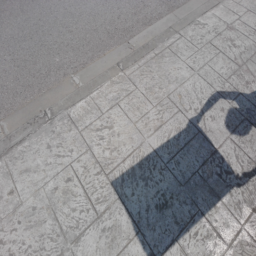
%> input picture boundary_smooth/122.png, 256 x 256 px
$ octave getRTVdenMask.m   (GNU Octave 9; MATLAB toolbox functions it lacks are replaced by stand-ins)
%> lines starting %> are read from the running program, lines starting %| are printed output that depends on the picture
%> further down, input is the input picture: size 256x256x3 uint8; mean R, G, B 140.7, 140.7, 142.8
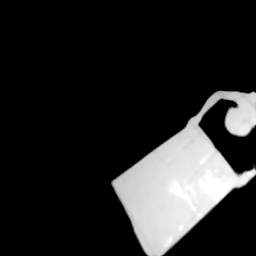
%> input picture boundary_smooth/122_mask.png, 256 x 256 px
%> further down, I is the input picture: size 256x256 uint8; min 0, max 255, mean 37.8
### boundary_smooth/RTV/tsmooth.m
function [S, Wts1, Wts2] = tsmooth(I,lambda,sigma,sharpness,maxIter)
%> called with lambda = 0.01, sigma = 0.02
%tsmooth - Structure Extraction from Texture via Relative Total Variation
%   S = tsmooth(I, lambda, sigma, maxIter) extracts structure S from
%   structure+texture input I, with smoothness weight lambda, scale
%   parameter sigma and iteration number maxIter.
%
%   Paras:
%   @I         : Input UINT8 image, both grayscale and color images are acceptable.
%   @lambda    : Parameter controlling the degree of smooth.
%                Range (0, 0.05], 0.01 by default.
%   @sigma     : Parameter specifying the maximum size of texture elements.
%                Range (0, 6], 3 by defalut.
%   @sharpness : Parameter controlling the sharpness of the final results,
%                which corresponds to \epsilon_s in the paper [1]. The smaller the value, the sharper the result.
%                Range (1e-3, 0.03], 0.02 by defalut.
%   @maxIter   : Number of itearations, 4 by default.
%
%   Example
%   ==========
%   I  = imread('Bishapur_zan.jpg');
%   S  = tsmooth(I); % Default Parameters (lambda = 0.01, sigma = 3, sharpness = 0.02, maxIter = 4)
%   figure, imshow(I), figure, imshow(S);
%
%   ==========
%   The Code is created based on the method described in the following paper
%   [1] "Structure Extraction from Texture via Relative Total Variation", Li Xu, Qiong Yan, Yang Xia, Jiaya Jia, ACM Transactions on Graphics,
%   (SIGGRAPH Asia 2012), 2012.
%   The code and the algorithm are for non-comercial use only.
%
%   Author: Li Xu (xuli@cse.cuhk.edu.hk)
%   Date  : 08/25/2012
%   Version : 1.0
%   Copyright 2012, The Chinese University of Hong Kong.
%

    if (~exist('lambda','var'))
       lambda=0.01;
    end
    if (~exist('sigma','var'))
       sigma=3.0;
    end
    if (~exist('sharpness','var'))
        sharpness = 0.02;
    end
    if (~exist('maxIter','var'))
       maxIter=4;
    end
    I = im2double(I);
%> I: size 256x256x3 double
    x = I;
    sigma_iter = sigma;
    lambda = lambda/2.0;
    dec=2.0;
    for iter = 1:maxIter
        [wx, wy, wtb_inv, ret_inv] = computeTextureWeights(x, sigma_iter, sharpness);
        x = solveLinearEquation(I, wx, wy, lambda);
        sigma_iter = sigma_iter/dec;
        if sigma_iter < 0.5
            sigma_iter = 0.5;
        end
    end
%> this loop made 4 passes
%> pass 1, in computeTextureWeights, `fx = diff(fin,1,2);`:
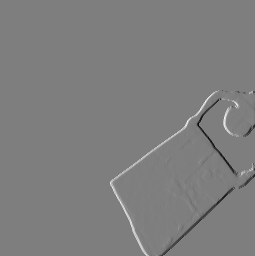
%> fx: size 256x255x3 double; min -0.475, max 0.482, mean 0.000497; drawn with min black and max white
%> after the loop, sigma_iter = 0.5
    S    = x;
    Wts1 = wtb_inv;
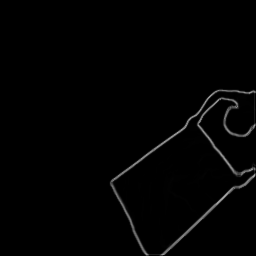
%> Wts1: size 256x256 double; min 0.002, max 0.674, mean 0.0124
    Wts2 = ret_inv;
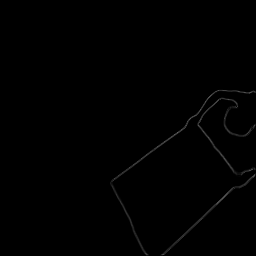
%> Wts2: size 256x256 double; min 4e-05, max 0.366, mean 0.00328
end

function [retx, rety, wtb_inv, ret_inv] = computeTextureWeights(fin, sigma,sharpness)

   fx = diff(fin,1,2);
   fx = padarray(fx, [0 1 0], 'post');
   fy = diff(fin,1,1);
   fy = padarray(fy, [1 0 0], 'post');

   vareps_s = sharpness;
   vareps = 0.001;

   wto = max(sum(sqrt(fx.^2+fy.^2),3)/size(fin,3),vareps_s).^(-1);
   fbin= lpfilter(fin, sigma);
   gfx = diff(fbin,1,2);
   gfx = padarray(gfx, [0 1], 'post');
   gfy = diff(fbin,1,1);
   gfy = padarray(gfy, [1 0], 'post');
   wtbx = max(sum(abs(gfx),3)/size(fin,3),vareps).^(-1);
   wtby = max(sum(abs(gfy),3)/size(fin,3),vareps).^(-1);
   retx = wtbx.*wto;
   rety = wtby.*wto;
   wtbx_inv = 1./wtbx;
   wtby_inv = 1./wtby;
   wtb_inv  = wtbx_inv + wtby_inv;
   retx_inv = 1./retx;
   rety_inv = 1./rety;
   ret_inv  = retx_inv + rety_inv;
   %figure(100), imshow([wtb_inv, ret_inv]);
   retx(:,end) = 0;
   rety(end,:) = 0;
end

% [6 lines left out: function conv2_sep, not called in this run]

function FBImg = lpfilter(FImg, sigma)
    FBImg = FImg;
    for ic = 1:size(FBImg,3)
        FBImg(:,:,ic) = conv2_sep(FImg(:,:,ic), sigma);
    end
end

function OUT = solveLinearEquation(IN, wx, wy, lambda)
%
% The code for constructing inhomogenious Laplacian is adapted from
% the implementaion of the wlsFilter.
%
% For color images, we enforce wx and wy be same for three channels
% and thus the pre-conditionar only need to be computed once.
%
    [r,c,ch] = size(IN);
    k = r*c;
    dx = -lambda*wx(:);
    dy = -lambda*wy(:);
    B(:,1) = dx;
    B(:,2) = dy;
    d = [-r,-1];
    A = spdiags(B,d,k,k);
    e = dx;
    w = padarray(dx, r, 'pre'); w = w(1:end-r);
    s = dy;
    n = padarray(dy, 1, 'pre'); n = n(1:end-1);
    D = 1-(e+w+s+n);
    A = A + A' + spdiags(D, 0, k, k);
    if exist('ichol','builtin')
        L = ichol(A,struct('michol','on'));
        OUT = IN;
        for ii=1:ch
            tin = IN(:,:,ii);
            [tout, flag] = pcg(A, tin(:),0.1,100, L, L');
            OUT(:,:,ii) = reshape(tout, r, c);
        end
    else
        OUT = IN;
        for ii=1:ch
            tin = IN(:,:,ii);
            tout = A\tin(:);
            OUT(:,:,ii) = reshape(tout, r, c);
        end
    end

end

### boundary_smooth/getRTVdenMask.m
% Demo script
clearvars;
close all;

% Add RTV function library here
addpath(genpath('./RTV/'));

% Read the image here
input = (imread(['./122.png']));
I     = (imread(['./122_mask.png']));
if(size(I, 3)==1)
    I = cat3(I);
end

% Generate two different edge maps % Map2 is more smoothened than Map1
param1 = 0.01;
param2 = 0.02;
[~, Map1, Map2] = tsmooth(I,param1,param2);
Map1 = uint8(255*cat3(norm(Map1)));
%> the loop in norm, `for ch=1:size(in, 3)` made 1 pass
%> (in_ch_max, in_ch_min) on pass 1: (0.674, 0.002)
%> pass 1, in norm, `in_ch_norm  = (in_ch - in_ch_min)./(in_ch_max - in_ch_min);`:
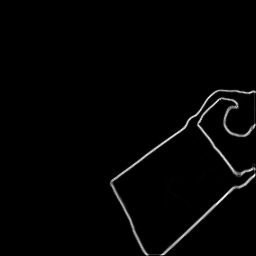
%> in_ch_norm: size 256x256 double; min 0, max 1, mean 0.0155
Map2 = uint8(255*cat3(norm(Map2)));
%> the loop in norm (call 2), `for ch=1:size(in, 3)` made 1 pass
%> (in_ch_max, in_ch_min) on pass 1: (0.366, 4e-05)

figure(1), imshow([input, I, Map1]);
%> after `imshow([input, I, Map1])`:
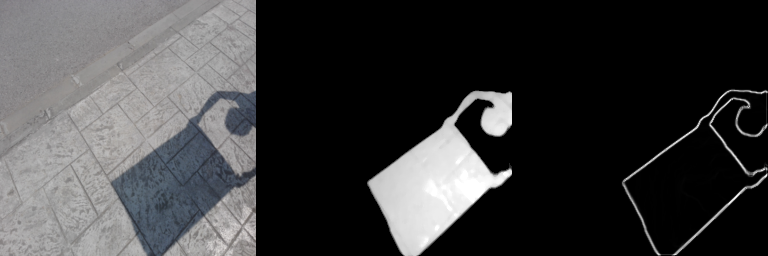
%> displayed picture: size 256x768x3, on the screen's scale of 0 to 255; mean R, G, B 60.8, 60.8, 61.5
imwrite([input, I, Map1], ['./input_mask_boundary.jpg']);

function out = cat3(in)
out = cat(3, in, in, in);
end

function out= norm(in)
out = zeros(size(in));
for ch=1:size(in, 3)
    in_ch       = in(:, :, ch);
    in_ch_max   = max(in_ch(:));
    in_ch_min   = min(in_ch(:));
    in_ch_norm  = (in_ch - in_ch_min)./(in_ch_max - in_ch_min);
    out(:,:,ch) = in_ch_norm;
end
end
